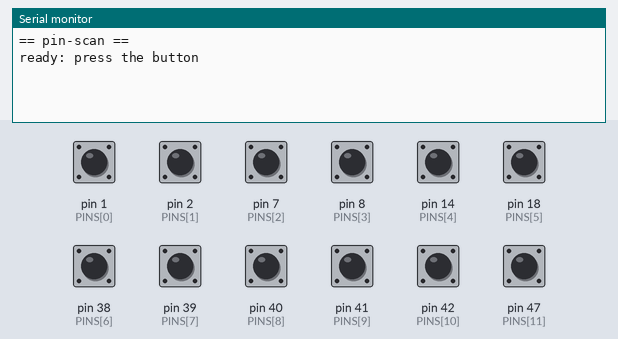
Recording of a sketch running on a simulated Arduino Mega 2560, built for the host (arithmetic inside an expression is 32-bit, double 64-bit). Parts: the last lines printed to the serial monitor. The inputs (shaded band) are chosen by the test bench; at power-on: pin 1 (PINS[0]), pin 2 (PINS[1]), pin 7 (PINS[2]), pin 8 (PINS[3]), pin 14 (PINS[4]), pin 18 (PINS[5]), pin 38 (PINS[6]), pin 39 (PINS[7]), pin 40 (PINS[8]), pin 41 (PINS[9]), pin 42 (PINS[10]), pin 47 (PINS[11]) HIGH.

Above: at 1.7 s.
1.8 s: pin 1 (PINS[0]) pulled LOW for 0.15 s
At 2.7 s:
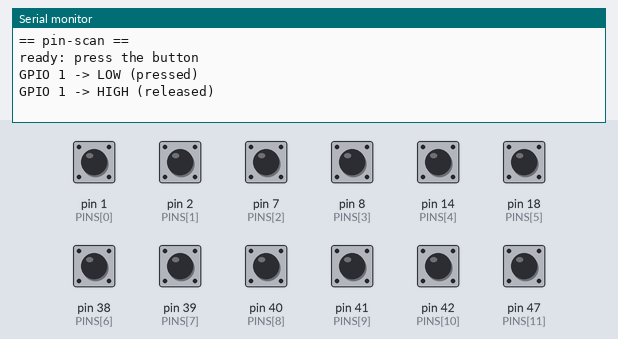
3.4 s: pin 2 (PINS[1]) pulled LOW for 0.15 s
At 3.53 s:
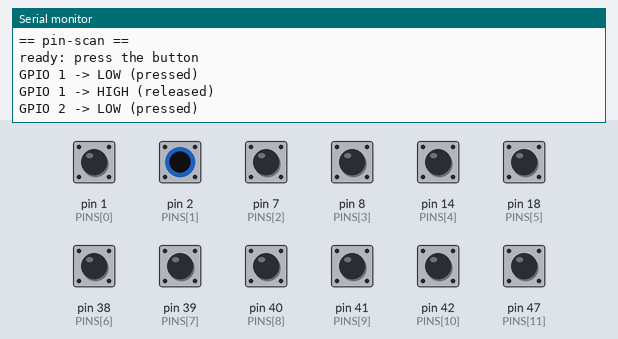
5.0 s: pin 7 (PINS[2]) pulled LOW for 0.15 s
At 6.3 s:
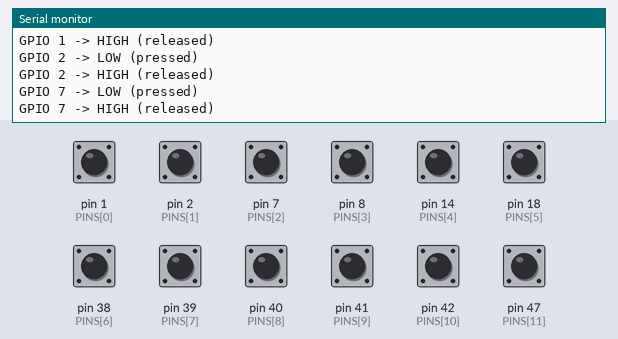
6.6 s: pin 8 (PINS[3]) pulled LOW for 0.15 s
At 7.4 s:
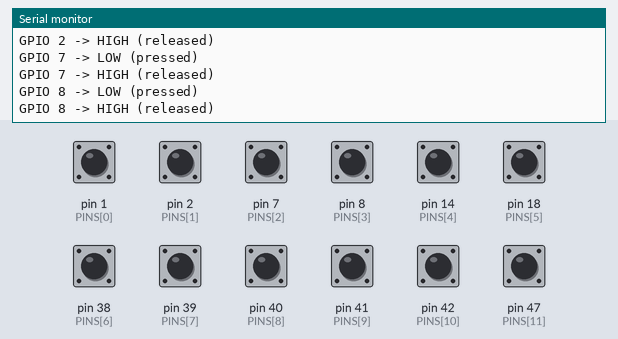
8.2 s: pin 14 (PINS[4]) pulled LOW for 0.15 s
At 8.8 s:
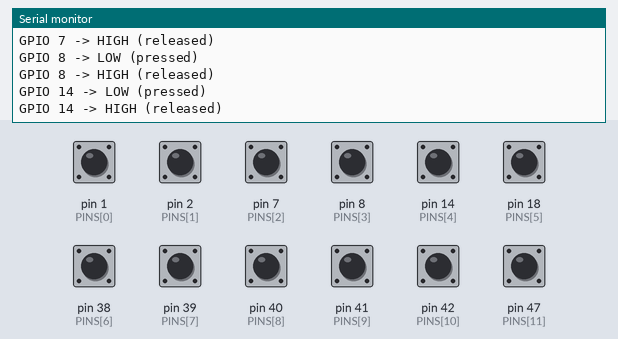
9.8 s: pin 18 (PINS[5]) pulled LOW for 0.15 s
At 11.0 s:
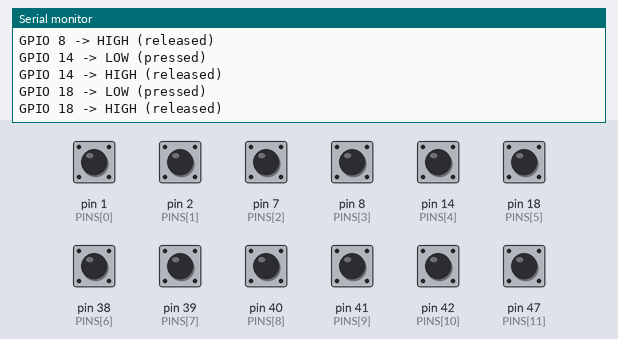

The sketch:

pin-scan.ino
```cpp
// pin-scan.ino: finds which GPIO a push button is really wired to.
// Puts every free pin of the voice box (not mic, screen, amp, USB, PSRAM or strapping) in
// INPUT_PULLUP and prints any pin that changes, so pressing the button names its pin.

const uint8_t PINS[] = {1, 2, 7, 8, 14, 18, 38, 39, 40, 41, 42, 47};
constexpr size_t N = sizeof(PINS) / sizeof(PINS[0]);
bool last[N];

void setup() {
  Serial.begin(115200);
  delay(500);
  Serial.println("\n== pin-scan ==");
  for (size_t i = 0; i < N; i++) {
    pinMode(PINS[i], INPUT_PULLUP);
    delay(2);
    last[i] = digitalRead(PINS[i]);
    if (!last[i]) Serial.printf("GPIO %u reads LOW at rest (tied to GND?)\n", PINS[i]);
  }
  Serial.println("ready: press the button");
}

void loop() {
  for (size_t i = 0; i < N; i++) {
    bool now = digitalRead(PINS[i]);
    if (now != last[i]) {
      last[i] = now;
      Serial.printf("GPIO %u -> %s\n", PINS[i], now ? "HIGH (released)" : "LOW (pressed)");
    }
  }
  delay(10);
}
```

Measured:
- after the input at 1.8 s, the serial monitor: prints a new line at once (image 1)
- after the input at 3.4 s, the serial monitor: prints a new line at once (image 2)
- after the input at 5.0 s, the serial monitor: prints a new line at once (image 3)
- after the input at 6.6 s, the serial monitor: prints a new line at once (image 4)
- after the input at 8.2 s, the serial monitor: prints a new line at once (image 5)
- after the input at 9.8 s, the serial monitor: prints a new line at once (image 6)
